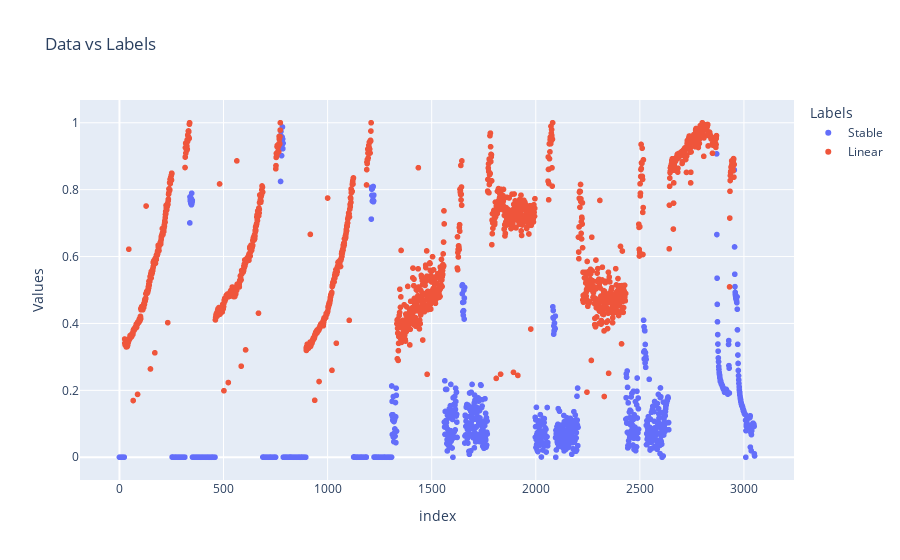

Notebook source saved alongside this figure:
### Code cell
fig = px.scatter(df_merged, y ='Values', color = 'Labels', labels = {"Labels":"Labels"}, title= "Data vs Labels")
fig.show()

### Figure 1 — Plotly figure (JSON) as saved in the notebook; plotly's stock layout.template omitted (floating-point values rounded to 4 significant figures; data arrays with more than 128 entries replaced by an {"elided": "..."} marker saying what was removed)
{"data": [{"hovertemplate": "Labels=Stable<br>index=%{x}<br>Values=%{y}<extra></extra>", "legendgroup": "Stable", "marker": {"color": "#636efa", "symbol": "circle"}, "mode": "markers", "name": "Stable", "showlegend": true, "type": "scattergl", "x": {"elided": "1281 int values"}, "xaxis": "x", "y": {"elided": "1281 float values"}, "yaxis": "y"}, {"hovertemplate": "Labels=Linear<br>index=%{x}<br>Values=%{y}<extra></extra>", "legendgroup": "Linear", "marker": {"color": "#EF553B", "symbol": "circle"}, "mode": "markers", "name": "Linear", "showlegend": true, "type": "scattergl", "x": {"elided": "1750 int values"}, "xaxis": "x", "y": {"elided": "1750 float values"}, "yaxis": "y"}], "layout": {"legend": {"title": {"text": "Labels"}, "tracegroupgap": 0}, "title": {"text": "Data vs Labels"}, "xaxis": {"anchor": "y", "domain": [0, 1], "title": {"text": "index"}}, "yaxis": {"anchor": "x", "domain": [0, 1], "title": {"text": "Values"}}}}
